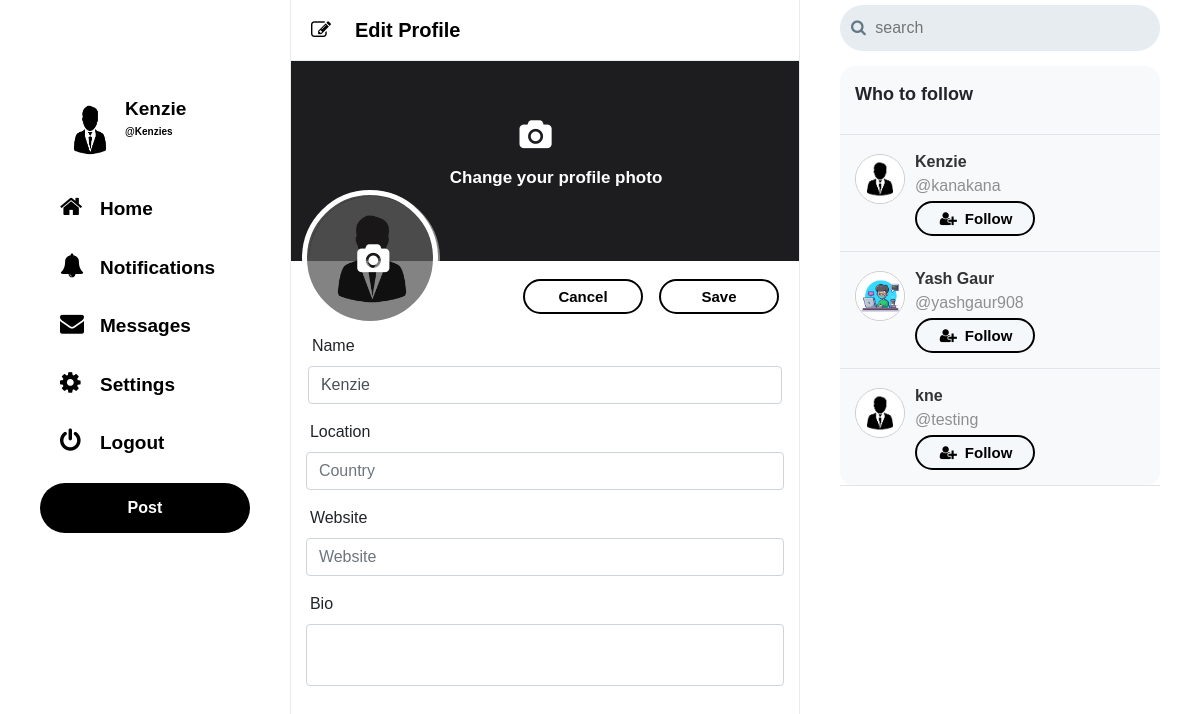
The page /profileEdit.php (signed in) on the database its author committed.
### tables this page shows
CREATE TABLE `users` (
  `user_id` int(11) NOT NULL,
  `username` varchar(40) NOT NULL,
  `email` varchar(255) NOT NULL,
  `password` varchar(32) NOT NULL,
  `screenName` varchar(40) NOT NULL,
  `profileImage` varchar(255) NOT NULL,
  `profileCover` varchar(255) NOT NULL,
  `following` int(11) NOT NULL,
  `followers` int(11) NOT NULL,
  `bio` varchar(140) NOT NULL,
  `country` varchar(255) NOT NULL,
  `website` varchar(255) NOT NULL
);

### core/init.php (called while the page is built, shortened)
<?php
	include 'database/connection.php';
	include 'classes/user.php';
	include 'classes/follow.php';
  	global $pdo;
  	$getFromU = new User($pdo);
 ?>

### core/classes/user.php (called while the page is built, shortened)
<?php
class User{
	protected $pdo;
 	public function __construct($pdo){
	    $this->pdo = $pdo;
	}
	public function userData($user_id){
		$stmt = $this->pdo->prepare('SELECT * FROM `users` WHERE `user_id` = :user_id');
		$stmt->bindParam(':user_id', $user_id, PDO::PARAM_INT);
		$stmt->execute();
		return $stmt->fetch(PDO::FETCH_OBJ);
	}
	public function loggedIn(){
		return (isset($_SESSION['user_id'])) ? true : false;
	}
}
?>

### profileEdit.php (the view, shortened to what this page needs)
<?php
	include 'core/init.php';
	$user_id = $_SESSION['user_id'];
	$user    = $getFromU->userData($user_id);
?>
<!doctype html>
<html>
<head>
    	<link rel="stylesheet" href="https://cdnjs.cloudflare.com/ajax/libs/font-awesome/4.6.3/css/font-awesome.css"/>
    <link rel='stylesheet' href='<?php echo BASE_URL; ?>assets/css/font-awesome.css' />
    <link rel='stylesheet' href='<?php echo BASE_URL; ?>assets/css/bootstrap.css' />
    <link rel="stylesheet" href="<?php echo BASE_URL; ?>assets/css/style-complete.css" />
    <link rel="stylesheet" href="<?php echo BASE_URL; ?>assets/css/style.css" />
</head>
<body>
    <div class="grid-container">
        <?php require 'left-sidebar.php' ?>
        <div class="main">
            <p class="page_title mb-0"><i class="fa fa-pencil-square-o mr-4" style="color: black;"></i>Edit Profile</p>
            <div class='profile-box'>
                <div class='profile-cover mt-0'>
                    <img src="<?php echo BASE_URL.$user->profileCover; ?>" />
                    <div class="img-upload-button-wrap">
                        <div class="img-upload-button1">
                            <label for="cover-upload-btn">
                                <i class="fa fa-camera" aria-hidden="true"></i>
                            </label>
                            <span class="span-text1">
                                Change your profile photo
                            </span>
                        </div>
                    </div>
                </div>
                <div class='profile-body'>
                    <div class="profile-header">
                        <div class="profile-image">
                            <img src="<?php echo BASE_URL.$user->profileImage; ?>" />
                            <div class="img-upload-button-wrap1">
                                <div class="img-upload-button">
                                    <label for="img-upload-btn">
                                        <i class="fa fa-camera" aria-hidden="true"></i>
                                    </label>
                                </div>
                            </div>
                        </div>
                        <div class="edit-button d-flex">
                            <span>
                                <button class="new-btn mr-3" type="button" onclick="window.location.href='<?php echo BASE_URL.$user->username;?>'" value="Cancel" style="outline:none;">Cancel</button>
                            </span>
                            <span>
                                <button class="new-btn" type="submit" id="save" value="Save Changes" style="outline:none;">Save</button>
                            </span>
                        </div>
                    </div>
                    <div class="profile-text">
                        <form id="editForm" method="post" enctype="multipart/Form-data" autocomplete="off">
                            <div class="profile-name-wrap">
                                <div class="form-group">
                                    <label class="ml-1">Name</label>
                                    <input type="text" class="form-control" name="screenName" value="<?php echo $user->screenName;?>" />
                                </div>
                            </div>
                            <div class="form-group">
                               <label class="ml-1">Location</label>
                                <input class="form-control" id="cn" type="text" name="country" placeholder="Country" value="<?php echo $user->country;?>" />
                            </div>
                            <div class="form-group">
                               <label class="ml-1">Website</label>
                                <input class="form-control" type="text" name="website" placeholder="Website" value="<?php echo $user->website;?>" />
                            </div>
                            <div class="profile-bio-wrap">
                                <div class="form-group">
                                    <label class="ml-1">Bio</label>
                                    <textarea class="status form-control" name="bio"><?php echo $user->bio;?></textarea>
                                </div>
                            </div>
                        </form>
                    </div>
                </div>
            </div>
        </div>
        <?php require 'right-sidebar.php' ?>
</body>
</html>

### left-sidebar.php (shortened to what this page needs)
   <div class="sidebar">
    <ul style="list-style:none;">
        <li >
        <a href="<?php echo BASE_URL; ?><?="profile.php?username="?><?php echo $user->username;?>" ?>
            <div class="sidebar_profile-box">
                <div style="margin-right: 5px;">
                    <img class="sidebar_profile-image" width="60px" height="100%" src=<?= BASE_URL.$user->profileImage?> alt="">
                </div>
                <div class="sidebar_profile-info">
                    <p style="color: black;"><?=$user->screenName?></p>
                    <p style="font-size: 10px;color:black; align-items:center">@<?=$user->username?></p>
                </div>
            </div>
            </a>
    </li>
        <li class="active_menu"><a href='<?php echo BASE_URL; ?>home.php'><i class="fa fa-home" style="color: black;"></i><span style="color: black;" >Home</span></a></li>
        <?php if ( $getFromU->loggedIn() === true ) {
        ?>
        <li><a href='<?php echo BASE_URL; ?>notification.php'><i class="fa fa-bell" aria-hidden="true"></i><span>Notifications</span></a></li>
        <li id='messagePopup'><a><i class="fa fa-envelope" aria-hidden='true'></i><span>Messages</span></a></li>
        <li><a href='<?php echo BASE_URL; ?>account.php'><i class="fa fa-cog"></i><span>Settings</span></a></li>
        <li><a href='<?php echo BASE_URL; ?>includes/logout.php'><i class="fa fa-power-off"></i><span>Logout</span></a></li>
        <li style="padding:10px 40px;"><button class="sidebar_post button addPostBtn" style="outline:none;">Post</button></li>
        <?php }?>
    </ul>
</div>

### core/classes/follow.php (shortened to what this page needs)
<?php
 class Follow extends User{
    public function __construct($pdo){
        $this->pdo = $pdo;
    }
	public function checkFollow($followerID, $user_id){
		$stmt = $this->pdo->prepare("SELECT * FROM `follow` WHERE `sender` = :user_id  AND `receiver` = :followerID");
		$stmt->bindParam(":user_id", $user_id, PDO::PARAM_INT);
		$stmt->bindParam(":followerID", $followerID, PDO::PARAM_INT);
		$stmt->execute();
		return $stmt->fetch(PDO::FETCH_ASSOC);
	}
	public function followBtn($profileID, $user_id, $followID){
		$data = $this->checkFollow($profileID, $user_id);
		if($this->loggedIn()===true){
			if($profileID != $user_id){
				if(isset($data['receiver']) && $data['receiver'] === $profileID){
					return "<button class='f-btn following-btn follow-btn' data-follow='".$profileID."' data-profile='".$followID."' style='outline:none;'>Following</button>";
				}else{
					return "<button class='f-btn follow-btn' data-follow='".$profileID."' data-profile='".$followID."' style='outline:none;'><i class='fa fa-user-plus'></i>Follow</button>";
				}
			}else{
				return "<button class='new-btn' onclick=location.href='".BASE_URL."profileEdit.php' style='outline:none;'>Edit Profile</button>";
			}
		}else{
			return "<button style='outline:none;' class='f-btn' onclick=location.href='".BASE_URL."index.php'><i class='fa fa-user-plus'></i>Follow</button>";
		}
	}
	public function whoToFollow($user_id, $profileID){
		$stmt = $this->pdo->prepare("SELECT * FROM `users` WHERE `user_id` != :user_id AND `user_id` NOT IN (SELECT `receiver` FROM `follow` WHERE `sender` = :user_id) ORDER BY rand() LIMIT 3");
		$stmt->execute(array("user_id" => $user_id));
		$users = $stmt->fetchAll(PDO::FETCH_OBJ);
		echo '<div class="trends_container"><div class="trends_box"><div class="trends_header"><p>Who to follow</p></div>';
		foreach ($users as $user) {
			echo '<div class="follow-body trend">
					<div class="follow-img media-inner">
					  <img src="'.BASE_URL.$user->profileImage.'"/>
				    </div>
					<div class="media-inner">
						<div class="fo-co-head media-body">
							<a href="'.BASE_URL.$user->username.'">'.$user->screenName.'</a><br><span>@'.$user->username.'</span>
						</div>
						'.$this->followBtn($user->user_id, $user_id, $profileID).'
					</div>
				</div>';
		}
	}
}
?>

### assets/css/style-complete.css (style rules this page uses)
:root { --dreamify-color: black; --dreamify-background: #e6ecf0; }
body { font-family: 'Helvetica'; background: #fff; }
* { font-family: 'Helvetica'; margin: 0; padding: 0; box-sizing: border-box; text-decoration: none; outline: none; }
ul { list-style:none; }
.follow-body { width:100%; overflow: auto; margin: 0px 0px; }
.follow-img { width: 50px; float: left; border: 1px solid #ccc; overflow: hidden; max-height: 50px; border-radius: 50%; margin-top: 4px; margin-right: 10px; height: 50px; }
.follow-img img { width: 100%; height: 100%; max-height: 50px; }
.fo-co-head { color: #8f8f8f; }
.fo-co-head a { text-decoration: none; color: #333; font-weight: bold; }
label { cursor: pointer; }
.img-upload-button { position: absolute; top: 40%; left: 40%; text-align: center; display: flex; width: 100%; margin: auto; }
.img-upload-button i { cursor: pointer; font-size: 30px; color: #fff; }
.img-upload-button-wrap { width: 100%; height: 200px; position: relative; display: flex; justify-content: center; align-items: center; text-align: center; background: rgba(31, 30, 30, 0.55); top: -200px; }
.span-text1 { position: absolute; width: 253px; left: -90px; top: 44px; color: #fff; font-size: 17px; font-weight: bold; }
.img-upload-button-wrap1 { position: relative; background: rgba(31, 30, 30, 0.55); right: 5px; height: 8.5rem; width: 8.5rem; display: flex; justify-content: center; align-items: center; text-align: center; border-radius: 50%; margin-top: -137px; margin-left: 16px; border: 5px solid #fff; }
.img-upload-button1 { position: absolute; top: 30%; left: 45%; }
.img-upload-button1 i { cursor: pointer; font-size: 30px; color: #fff; }
.profile-name-wrap { margin: 8px 2px; }
.edit-button { float: right; margin-top: 5px; }
.f-btn { padding: 5px 8px 5px 20px; border: 2px solid var(--dreamify-color); border-radius: 20px; font-size: 15px; font-weight: bold; line-height: 25px; cursor: pointer; color: var(--dreamify-color); height: 35px; width: 120px; background: transparent; display: flex; justify-content: center; align-items: center; margin-top: 3px; }
.f-btn { background: rgba(29, 161, 242, 0.01); }
.new-btn { border: 2px solid var(--dreamify-color); border-radius: 20px; font-size: 15px; font-weight: bold; line-height: 25px; cursor: pointer; color: var(--dreamify-color); height: 35px; width: 120px; background: transparent; display: flex; justify-content: center; align-items: center; text-align: center; margin-top: 3px; }
.f-btn i { position: relative; top: 0px; right: 8px; color: var(--dreamify-color); }
.follow-btn { padding: 5px 8px 5px 18px; color: var(--dreamify-color); height: 35px; width: 120px; border: 2px solid var(--dreamify-color); border-radius: 20px; font-size: 15px; font-weight: bold; line-height: 25px; cursor: pointer; }
.follow-btn i { position: relative; top: 0px; right: 8px; color: var(--dreamify-color); }
.profile-box { height: auto; width: 100%; }
.profile-cover { height: 200px; width: 100%; }
.profile-box .profile-cover img { height: 200px; width: 100%; background-size: 100%; background-position: center; }
.profile-body { height: auto; width: 100%; }
.profile-body .profile-header { height: 50px; width: 100%; }
.profile-body .profile-image img { height: 8.5rem; width: 8.5rem; border-radius: 50%; margin-top: -70px; margin-left: 13px; border: 5px solid #fff; }
.profile-body .edit-button { float: right; margin-top: -50px; margin-right: 20px; }
.profile-body .profile-text { height: auto; width: 100%; padding: 15px; }

### rows shown on the page
users: profileImage (placeholder picture), screenName "Kenzie", username "Kenzies", profileCover (placeholder picture)
users: profileImage (placeholder picture), screenName "Kenzie", username "kanakana"
users: profileImage (picture), screenName "Yash Gaur", username "yashgaur908"
users: profileImage (placeholder picture), screenName "kne", username "testing"
